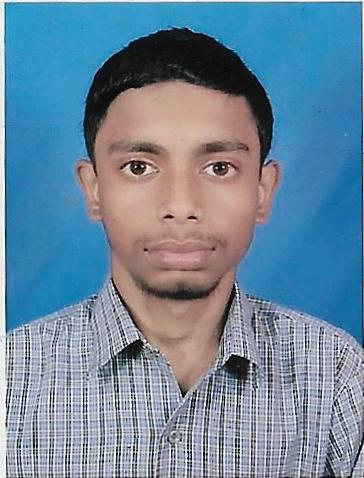
#> input picture Image_Program/Day1/Image_Python/Scan1.jpg, 364 x 478 px
$ python Gray_image.py
#> lines starting #> are read from the running program, lines starting #| are printed output that depends on the picture
# -*- coding: utf-8 -*-
"""
Created on Fri Jul 26 21:31:51 2019

@author: BILU
"""

import cv2
import numpy as np
from matplotlib import pyplot as plt

img = cv2.imread('Scan1.jpg')
#> img is the input picture: shape (478, 364, 3); mean B, G, R 157, 135.7, 109.1

img_height , img_width , dim = img.shape
#> img_height = 478; img_width = 364; dim = 3


for i in range(0,int(img_height)):
	for j in range(0,int(img_width)):
			img[i][j] = img[i][j][0]*0.21+ img[i][j][1]*0.72 + img[i][j][2]*0.07
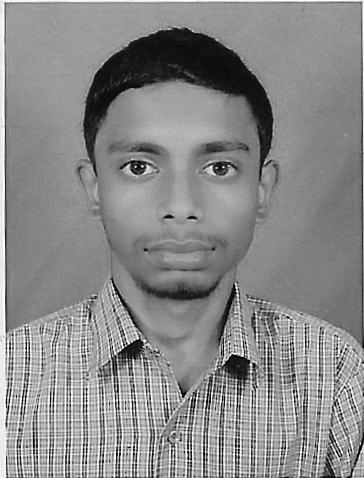
#> img: shape (478, 364, 3); min 0, max 254, mean 137.8

plt.subplot(1,2,1)
plt.title("Gray Image")
plt.imshow(img)
plt.subplot(1,2,2)
plt.hist(img.ravel(),256,[0,256])
plt.show()
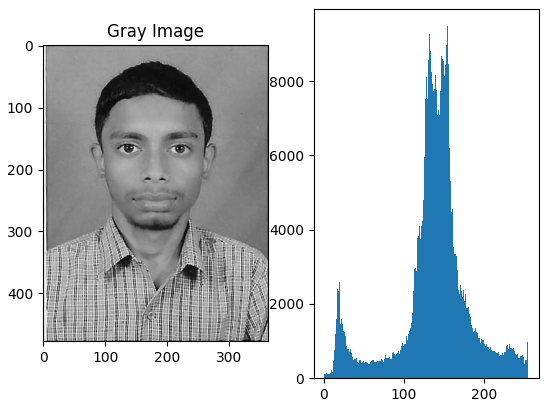
#> figure drawn by matplotlib, 2 panels; panel 2: tallest bar 9477 high, from x = 154 to 155

#cv2.imshow('image',img)
#cv2.waitKey(0)
#cv2.destroyAllWindows()
